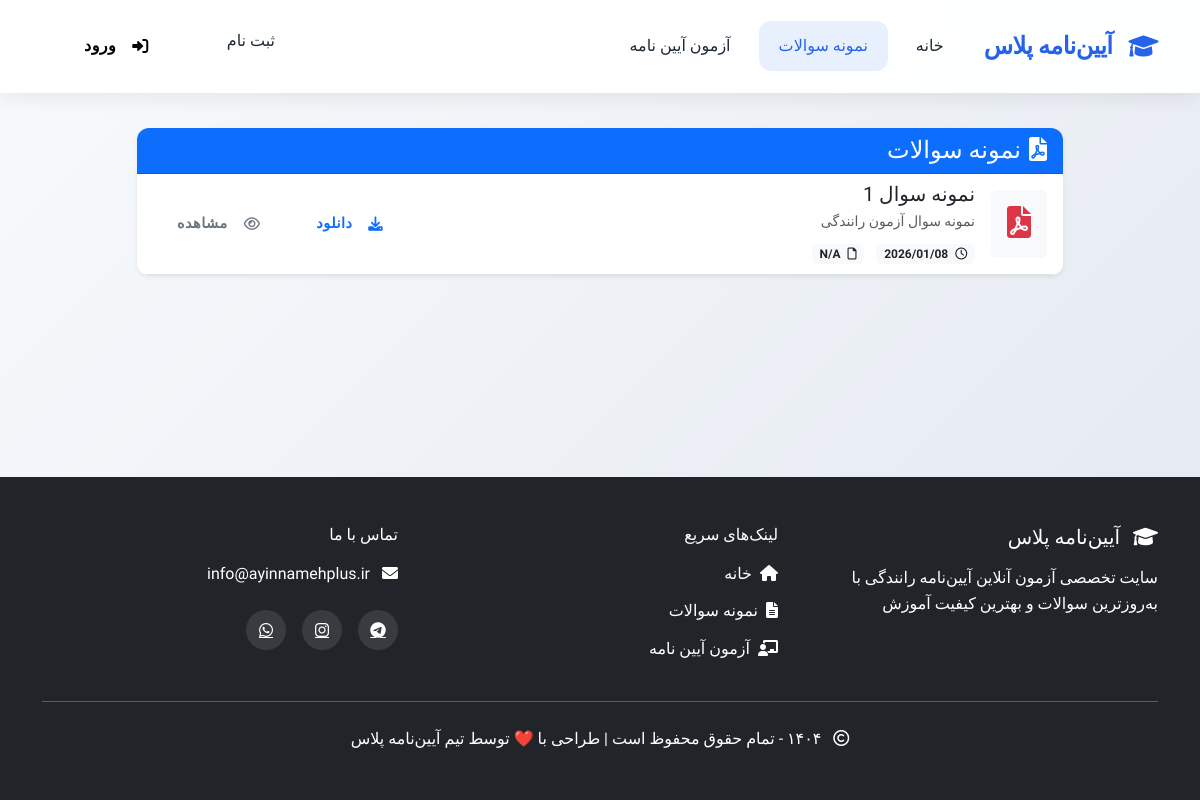
The page /questions/ on the database as committed earlier.
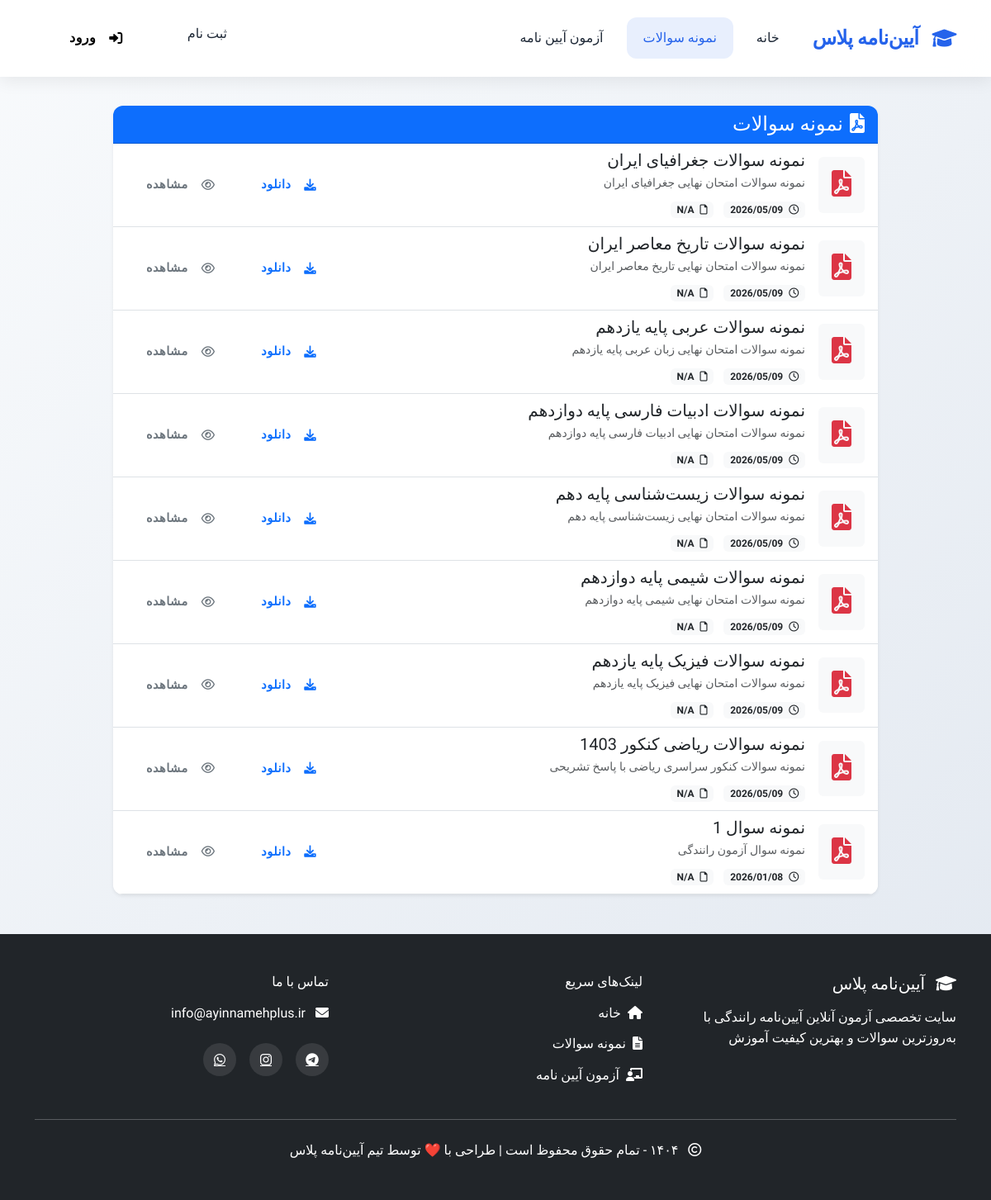
The same page on the database as committed later.
### sample_questions/models.py (models this page shows, shortened)
class SampleQuestion(models.Model):
    title = models.CharField(max_length=200, verbose_name='عنوان سوال')
    description = models.TextField(verbose_name='توضیحات', blank=True, null=True)
    pdf_file = models.FileField(upload_to=question_pdf_path, verbose_name='فایل PDF سوالات')
    is_active = models.BooleanField(default=True, verbose_name='فعال/غیرفعال')
    created_at = models.DateTimeField(auto_now_add=True, verbose_name='تاریخ ایجاد')
    updated_at = models.DateTimeField(auto_now=True, verbose_name='تاریخ به‌روزرسانی')
    class Meta:
        verbose_name = 'نمونه سوال ها'
        verbose_name_plural = 'نمونه سوال ها'
        ordering = ['-created_at']
    def get_file_size(self):
        try:
            size = self.pdf_file.size
            if size < 1024 * 1024:  # Less than 1MB
                return f"{size / 1024:.1f} KB"
            return f"{size / (1024 * 1024):.1f} MB"
        except:
            return "N/A"

### sample_questions/views.py (the view)
# urls.py: path('', views.SampleQuestionListView.as_view(), name='question_list'),
class SampleQuestionListView(ListView):
    model = SampleQuestion
    template_name = 'sample_questions/question_list.html'
    context_object_name = 'question_papers'
    paginate_by = 10
    def get_queryset(self):
        return SampleQuestion.objects.filter(is_active=True).order_by('-created_at')

### sample_questions/templates/sample_questions/question_list.html (shortened to what this page needs)
{% extends 'shared/_layout.html' %}
{% load static %}
{% block content %}
    <div class="container py-5">
        <div class="row justify-content-center">
            <div class="col-lg-10">
                <div class="card shadow-sm border-0">
                    <div class="card-header bg-primary text-white">
                        <h4 class="mb-0"><i class="fas fa-file-pdf me-2"></i>نمونه سوالات</h4>
                    </div>
                    <div class="card-body p-0">
                        {% if question_papers %}
                            <div class="list-group list-group-flush">
                                {% for paper in question_papers %}
                                    <div class="list-group-item border-bottom">
                                        <div class="d-flex justify-content-between align-items-center">
                                            <div class="d-flex align-items-center">
                                                <div class="bg-light rounded p-3 me-3">
                                                    <i class="fas fa-file-pdf text-danger fa-2x"></i>
                                                </div>
                                                <div>
                                                    <h5 class="mb-1">{{ paper.title }}</h5>
                                                    {% if paper.description %}
                                                        <p class="text-muted small mb-0">{{ paper.description|truncatewords:20 }}</p>
                                                    {% endif %}
                                                    <div class="mt-2">
                                                        <span class="badge bg-light text-dark me-2">
                                                            <i class="far fa-clock me-1"></i>
                                                            {{ paper.created_at|date:"Y/m/d" }}
                                                        </span>
                                                        <span class="badge bg-light text-dark">
                                                            <i class="far fa-file me-1"></i>
                                                            {{ paper.get_file_size }}
                                                        </span>
                                                    </div>
                                                </div>
                                            </div>
                                            <div class="d-flex">
                                                <a href="{% url 'sample_questions:download_question_paper' paper.id %}"
                                                   class="btn btn-outline-primary btn-sm me-2"
                                                   title="دانلود سوالات"
                                                   download>
                                                    <i class="fas fa-download me-1"></i> دانلود
                                                </a>
                                                <a href="{% url 'sample_questions:view_question_paper' paper.id %}"
                                                   class="btn btn-outline-secondary btn-sm"
                                                   title="مشاهده آنلاین"
                                                   target="_blank">
                                                    <i class="far fa-eye me-1"></i> مشاهده
                                                </a>
                                            </div>
                                        </div>
                                    </div>
                                {% endfor %}
                            </div>
                        {% endif %}
                    </div>
                </div>
            </div>
        </div>
    </div>
{% endblock %}

Rows that differ between the two databases and show on the page:
added SampleQuestion: title "نمونه سوالات جغرافیای ایران", description "نمونه سوالات امتحان نهایی جغرافیای ایران", created_at "2026/05/09", get_file_size "N/A"
added SampleQuestion: title "نمونه سوالات تاریخ معاصر ایران", description "نمونه سوالات امتحان نهایی تاریخ معاصر ایران", created_at "2026/05/09", get_file_size "N/A"
added SampleQuestion: title "نمونه سوالات عربی پایه یازدهم", description "نمونه سوالات امتحان نهایی زبان عربی پایه یازدهم", created_at "2026/05/09", get_file_size "N/A"
added SampleQuestion: title "نمونه سوالات ادبیات فارسی پایه دوازدهم", description "نمونه سوالات امتحان نهایی ادبیات فارسی پایه دوازدهم", created_at "2026/05/09", get_file_size "N/A"
added SampleQuestion: title "نمونه سوالات زیست‌شناسی پایه دهم", description "نمونه سوالات امتحان نهایی زیست‌شناسی پایه دهم", created_at "2026/05/09", get_file_size "N/A"
added SampleQuestion: title "نمونه سوالات شیمی پایه دوازدهم", description "نمونه سوالات امتحان نهایی شیمی پایه دوازدهم", created_at "2026/05/09", get_file_size "N/A"
added SampleQuestion: title "نمونه سوالات فیزیک پایه یازدهم", description "نمونه سوالات امتحان نهایی فیزیک پایه یازدهم", created_at "2026/05/09", get_file_size "N/A"
added SampleQuestion: title "نمونه سوالات ریاضی کنکور 1403", description "نمونه سوالات کنکور سراسری ریاضی با پاسخ تشریحی", created_at "2026/05/09", get_file_size "N/A"
